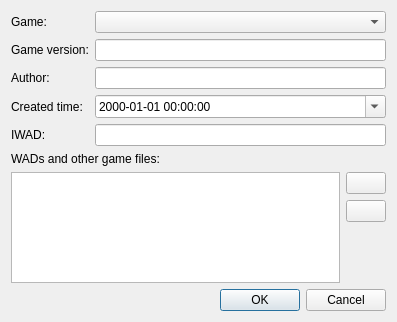
<?xml version="1.0" encoding="UTF-8"?>
<ui version="4.0">
 <class>DemoMetaDataDialog</class>
 <widget class="QDialog" name="DemoMetaDataDialog">
  <property name="geometry">
   <rect>
    <x>0</x>
    <y>0</y>
    <width>397</width>
    <height>322</height>
   </rect>
  </property>
  <property name="windowTitle">
   <string>Game Demo</string>
  </property>
  <layout class="QVBoxLayout" name="verticalLayout">
   <item>
    <layout class="QFormLayout" name="formLayout">
     <item row="0" column="0">
      <widget class="QLabel" name="label">
       <property name="text">
        <string>Game:</string>
       </property>
      </widget>
     </item>
     <item row="3" column="0">
      <widget class="QLabel" name="label_2">
       <property name="text">
        <string>Created time:</string>
       </property>
      </widget>
     </item>
     <item row="0" column="1">
      <widget class="EnginePluginComboBox" name="cboGame"/>
     </item>
     <item row="2" column="1">
      <widget class="QLineEdit" name="leAuthor"/>
     </item>
     <item row="3" column="1">
      <widget class="QDateTimeEdit" name="dteCreatedTime">
       <property name="minimumDate">
        <date>
         <year>1990</year>
         <month>1</month>
         <day>1</day>
        </date>
       </property>
       <property name="displayFormat">
        <string>yyyy-MM-dd HH:mm:ss</string>
       </property>
       <property name="calendarPopup">
        <bool>true</bool>
       </property>
      </widget>
     </item>
     <item row="4" column="0">
      <widget class="QLabel" name="label_4">
       <property name="text">
        <string>IWAD:</string>
       </property>
      </widget>
     </item>
     <item row="4" column="1">
      <widget class="QLineEdit" name="leIwad"/>
     </item>
     <item row="2" column="0">
      <widget class="QLabel" name="label_5">
       <property name="text">
        <string>Author:</string>
       </property>
      </widget>
     </item>
     <item row="1" column="0">
      <widget class="QLabel" name="label_6">
       <property name="text">
        <string>Game version:</string>
       </property>
      </widget>
     </item>
     <item row="1" column="1">
      <widget class="QLineEdit" name="leGameVersion"/>
     </item>
    </layout>
   </item>
   <item>
    <widget class="QLabel" name="label_3">
     <property name="text">
      <string>WADs and other game files:</string>
     </property>
    </widget>
   </item>
   <item>
    <layout class="QHBoxLayout" name="horizontalLayout">
     <item>
      <widget class="QListView" name="wadsList"/>
     </item>
     <item>
      <layout class="QVBoxLayout" name="verticalLayout_2">
       <item>
        <widget class="QPushButton" name="btnAddWad">
         <property name="icon">
          <iconset resource="../../../media/resources.qrc">
           <normaloff>:/icons/plus.png</normaloff>:/icons/plus.png</iconset>
         </property>
        </widget>
       </item>
       <item>
        <widget class="QPushButton" name="btnRemoveWads">
         <property name="icon">
          <iconset resource="../../../media/resources.qrc">
           <normaloff>:/icons/x.png</normaloff>:/icons/x.png</iconset>
         </property>
        </widget>
       </item>
       <item>
        <spacer name="verticalSpacer">
         <property name="orientation">
          <enum>Qt::Vertical</enum>
         </property>
         <property name="sizeHint" stdset="0">
          <size>
           <width>20</width>
           <height>40</height>
          </size>
         </property>
        </spacer>
       </item>
      </layout>
     </item>
    </layout>
   </item>
   <item>
    <widget class="QDialogButtonBox" name="buttonBox">
     <property name="orientation">
      <enum>Qt::Horizontal</enum>
     </property>
     <property name="standardButtons">
      <set>QDialogButtonBox::Cancel|QDialogButtonBox::Ok</set>
     </property>
    </widget>
   </item>
  </layout>
 </widget>
 <customwidgets>
  <customwidget>
   <class>EnginePluginComboBox</class>
   <extends>QComboBox</extends>
   <header>gui/widgets/engineplugincombobox.h</header>
  </customwidget>
 </customwidgets>
 <resources>
  <include location="../../../media/resources.qrc"/>
 </resources>
 <connections>
  <connection>
   <sender>buttonBox</sender>
   <signal>accepted()</signal>
   <receiver>DemoMetaDataDialog</receiver>
   <slot>accept()</slot>
   <hints>
    <hint type="sourcelabel">
     <x>248</x>
     <y>254</y>
    </hint>
    <hint type="destinationlabel">
     <x>157</x>
     <y>274</y>
    </hint>
   </hints>
  </connection>
  <connection>
   <sender>buttonBox</sender>
   <signal>rejected()</signal>
   <receiver>DemoMetaDataDialog</receiver>
   <slot>reject()</slot>
   <hints>
    <hint type="sourcelabel">
     <x>316</x>
     <y>260</y>
    </hint>
    <hint type="destinationlabel">
     <x>286</x>
     <y>274</y>
    </hint>
   </hints>
  </connection>
  <connection>
   <sender>btnAddWad</sender>
   <signal>clicked()</signal>
   <receiver>DemoMetaDataDialog</receiver>
   <slot>addEmptyWad()</slot>
   <hints>
    <hint type="sourcelabel">
     <x>370</x>
     <y>155</y>
    </hint>
    <hint type="destinationlabel">
     <x>199</x>
     <y>164</y>
    </hint>
   </hints>
  </connection>
  <connection>
   <sender>btnRemoveWads</sender>
   <signal>clicked()</signal>
   <receiver>DemoMetaDataDialog</receiver>
   <slot>removeSelectedWads()</slot>
   <hints>
    <hint type="sourcelabel">
     <x>370</x>
     <y>187</y>
    </hint>
    <hint type="destinationlabel">
     <x>199</x>
     <y>164</y>
    </hint>
   </hints>
  </connection>
 </connections>
 <slots>
  <slot>addEmptyWad()</slot>
  <slot>removeSelectedWads()</slot>
 </slots>
</ui>
